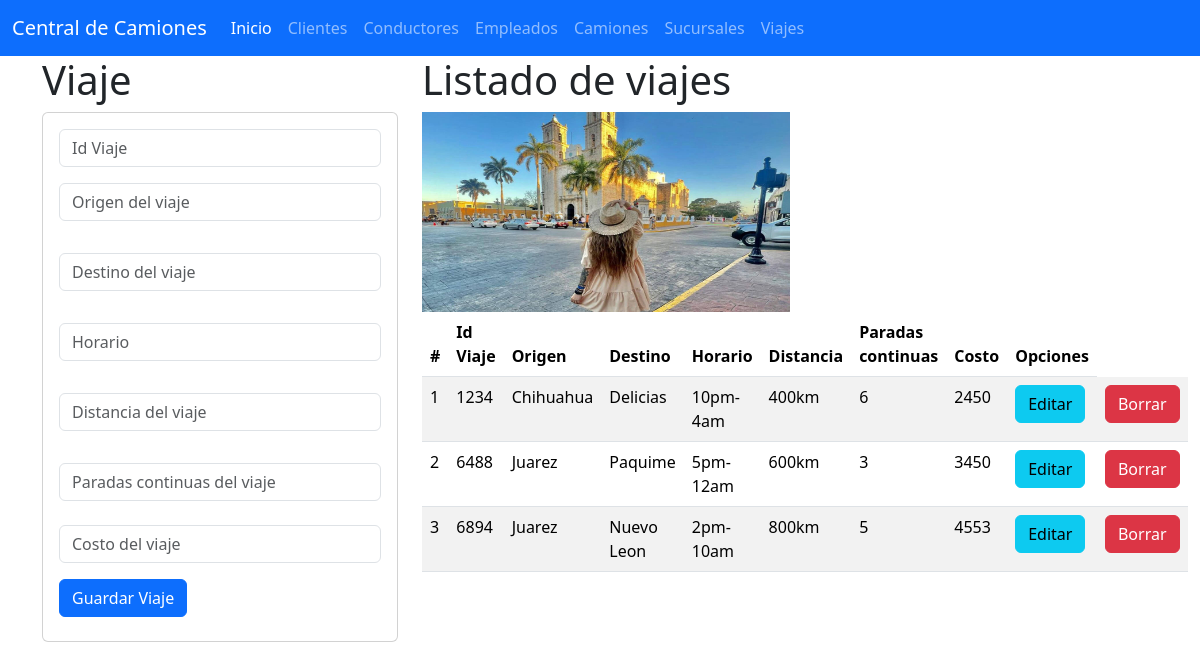
The app's page /viajes with its own data.
### central_app/models.py (models this page shows, shortened)
class Viajes(models.Model):
    id_viaje=models.CharField(primary_key=True,max_length=6)
    Origen=models.CharField(max_length=50)
    Destino=models.CharField(max_length=50)
    Horario=models.CharField(max_length=50)
    Distancia=models.CharField(max_length=50)
    Paradas_Continuas=models.CharField(max_length=10)
    Costo=models.CharField(max_length=10)

### central_app/views.py (the view)
# urls.py: path("viajes", views.inicio_vistaViajes, name="viajes"),
def inicio_vistaViajes(request):
    losviajes=Viajes.objects.all()
    return render(request,"gestionarViajes.html",{"misviajes":losviajes})

### central_app/templates/gestionarViajes.html (shortened to what this page needs)
    {% extends "base.html" %}
    {% load static %}
    {% block cuerpo %}
    <div class="row">
    <div class="col-sm-12 col-md-4 col-lg-4 col-xl-4">
    <h1> Viaje</h1>
    <div class="card">
    <div class="card-body">
        <form action="registrarViaje/" method="POST"> {% csrf_token %}
        <div class="form-group">
            <input type="text" id="txtidviaje" name="txtidviaje" class="form-control"
            placeholder="Id Viaje" minlenght="1" maxlenght="6" required>
        </div>
        <div class="form-group py-3">
            <input type="text" id="txtorigen" name="txtorigen" class="form-control"
            placeholder="Origen del viaje" maxlenght="100" required>
        </div>
        <div class="form-group py-3">
            <input type="text" id="txtdestino" name="txtdestino" class="form-control"
            placeholder="Destino del viaje" maxlenght="50" required>
        </div>
        <div class="form-group py-3">
            <input type="text" id="txxhorario" name="txthorario" class="form-control"
            placeholder="Horario" maxlenght="50" required>
        </div>
        <div class="form-group py-3">
            <input type="text" id="txtdistancia" name="txtdistancia" class="form-control"
            placeholder="Distancia del viaje" maxlenght="50" required>
        </div>
        <div class="form-group py-3">
            <input type="text" id="txtparadas" name="txtparadas" class="form-control"
            placeholder="Paradas continuas del viaje" maxlenght="50" required>
        </div>
        <div class="form-group py-2">
            <input type="text" id="txtcosto" name="txtcosto" class="form-control"
            placeholder="Costo del viaje" maxlenght="50" required>
        </div>
        <div class="form-group py-2">
            <button type="submit" class="btn btn-primary">Guardar Viaje</button>
        </div>
        </form>
    </div>
    </div>
    </div>
    <div class="col-sm-12 col-md-8 col-lg-8 col-xl-8">
        <h1>
            Listado de viajes
        </h1>
        <img class="w-50" src="{% static 'img/viajes.jpg' %}" alt="najera" width="200" height="200"> </img>
            <table class="table table-striped">
                <thead>
                <tr>
                    <th scope="col">#</th>
                    <th scope="col">Id Viaje</th>
                    <th scope="col">Origen</th>
                    <th scope="col">Destino</th>
                    <th scope="col">Horario</th>
                    <th scope="col">Distancia</th>
                    <th scope="col">Paradas continuas</th>
                    <th scope="col">Costo</th>
                    <th> Opciones </th>
                </tr>
                </thead>
                <tbody>
                {% for m in misviajes %}
                <tr>
                    <td> {{forloop.counter}} </td>
                    <td> {{m.id_viaje}} </td>
                    <td> {{m.Origen}} </td>
                    <td> {{m.Destino}} </td>
                    <td> {{m.Horario}} </td>
                    <td> {{m.Distancia}} </td>
                    <td> {{m.Paradas_Continuas}} </td>
                    <td> {{m.Costo}} </td>
                    <td> <a href="seleccionarViaje/{{m.id_viaje}}" class="btn btn-info" >Editar</a></td>
                    <td> <a href="borrarViaje/{{m.id_viaje}}" class="btn btn-danger" >Borrar</a></td>
                </tr>
                {% endfor %}
                </tbody>
            </table>
    {% endblock %}

### records on screen
Viajes: id_viaje "1234", Origen "Chihuahua", Destino "Delicias", Horario "10pm-4am", Distancia "400km", Paradas_Continuas "6", Costo "2450"
Viajes: id_viaje "6488", Origen "Juarez", Destino "Paquime", Horario "5pm-12am", Distancia "600km", Paradas_Continuas "3", Costo "3450"
Viajes: id_viaje "6894", Origen "Juarez", Destino "Nuevo Leon", Horario "2pm-10am", Distancia "800km", Paradas_Continuas "5", Costo "4553"
